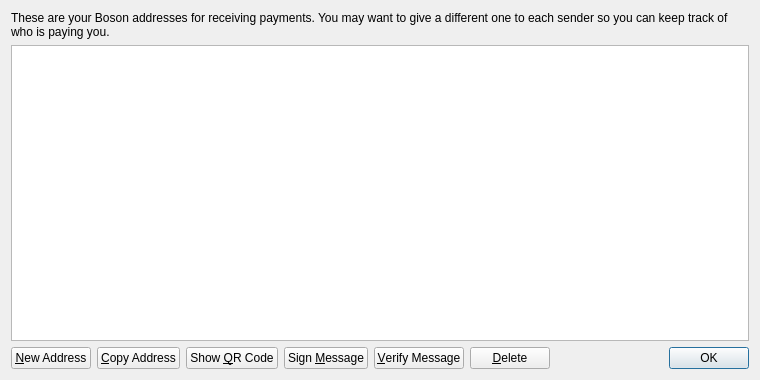
<?xml version="1.0" encoding="UTF-8"?>
<ui version="4.0">
 <class>AddressBookPage</class>
 <widget class="QWidget" name="AddressBookPage">
  <property name="geometry">
   <rect>
    <x>0</x>
    <y>0</y>
    <width>760</width>
    <height>380</height>
   </rect>
  </property>
  <property name="windowTitle">
   <string>Address Book</string>
  </property>
  <layout class="QVBoxLayout" name="verticalLayout">
   <item>
    <widget class="QLabel" name="labelExplanation">
     <property name="text">
      <string>These are your Boson addresses for receiving payments. You may want to give a different one to each sender so you can keep track of who is paying you.</string>
     </property>
     <property name="textFormat">
      <enum>Qt::PlainText</enum>
     </property>
     <property name="wordWrap">
      <bool>true</bool>
     </property>
    </widget>
   </item>
   <item>
    <widget class="QTableView" name="tableView">
     <property name="contextMenuPolicy">
      <enum>Qt::CustomContextMenu</enum>
     </property>
     <property name="toolTip">
      <string>Double-click to edit address or label</string>
     </property>
     <property name="tabKeyNavigation">
      <bool>false</bool>
     </property>
     <property name="alternatingRowColors">
      <bool>true</bool>
     </property>
     <property name="selectionMode">
      <enum>QAbstractItemView::SingleSelection</enum>
     </property>
     <property name="selectionBehavior">
      <enum>QAbstractItemView::SelectRows</enum>
     </property>
     <property name="sortingEnabled">
      <bool>true</bool>
     </property>
     <attribute name="verticalHeaderVisible">
      <bool>false</bool>
     </attribute>
    </widget>
   </item>
   <item>
    <layout class="QHBoxLayout" name="horizontalLayout">
     <item>
      <widget class="QPushButton" name="newAddressButton">
       <property name="toolTip">
        <string>Create a new address</string>
       </property>
       <property name="text">
        <string>&amp;New Address</string>
       </property>
       <property name="icon">
        <iconset resource="../bitcoin.qrc">
         <normaloff>:/icons/add</normaloff>:/icons/add</iconset>
       </property>
      </widget>
     </item>
     <item>
      <widget class="QPushButton" name="copyToClipboard">
       <property name="toolTip">
        <string>Copy the currently selected address to the system clipboard</string>
       </property>
       <property name="text">
        <string>&amp;Copy Address</string>
       </property>
       <property name="icon">
        <iconset resource="../bitcoin.qrc">
         <normaloff>:/icons/editcopy</normaloff>:/icons/editcopy</iconset>
       </property>
      </widget>
     </item>
     <item>
      <widget class="QPushButton" name="showQRCode">
       <property name="text">
        <string>Show &amp;QR Code</string>
       </property>
       <property name="icon">
        <iconset resource="../bitcoin.qrc">
         <normaloff>:/icons/qrcode</normaloff>:/icons/qrcode</iconset>
       </property>
      </widget>
     </item>
     <item>
      <widget class="QPushButton" name="signMessage">
       <property name="toolTip">
        <string>Sign a message to prove you own a Boson address</string>
       </property>
       <property name="text">
        <string>Sign &amp;Message</string>
       </property>
       <property name="icon">
        <iconset resource="../bitcoin.qrc">
         <normaloff>:/icons/edit</normaloff>:/icons/edit</iconset>
       </property>
      </widget>
     </item>
     <item>
      <widget class="QPushButton" name="verifyMessage">
       <property name="toolTip">
        <string>Verify a message to ensure it was signed with a specified Boson address</string>
       </property>
       <property name="text">
        <string>&amp;Verify Message</string>
       </property>
       <property name="icon">
        <iconset resource="../bitcoin.qrc">
         <normaloff>:/icons/transaction_0</normaloff>:/icons/transaction_0</iconset>
       </property>
      </widget>
     </item>
     <item>
      <widget class="QPushButton" name="deleteButton">
       <property name="toolTip">
        <string>Delete the currently selected address from the list</string>
       </property>
       <property name="text">
        <string>&amp;Delete</string>
       </property>
       <property name="icon">
        <iconset resource="../bitcoin.qrc">
         <normaloff>:/icons/remove</normaloff>:/icons/remove</iconset>
       </property>
      </widget>
     </item>
     <item>
      <spacer name="horizontalSpacer">
       <property name="orientation">
        <enum>Qt::Horizontal</enum>
       </property>
       <property name="sizeHint" stdset="0">
        <size>
         <width>40</width>
         <height>20</height>
        </size>
       </property>
      </spacer>
     </item>
     <item>
      <widget class="QDialogButtonBox" name="buttonBox">
       <property name="sizePolicy">
        <sizepolicy hsizetype="Maximum" vsizetype="Fixed">
         <horstretch>0</horstretch>
         <verstretch>0</verstretch>
        </sizepolicy>
       </property>
       <property name="standardButtons">
        <set>QDialogButtonBox::Ok</set>
       </property>
      </widget>
     </item>
    </layout>
   </item>
  </layout>
 </widget>
 <resources>
  <include location="../bitcoin.qrc"/>
 </resources>
 <connections/>
</ui>
